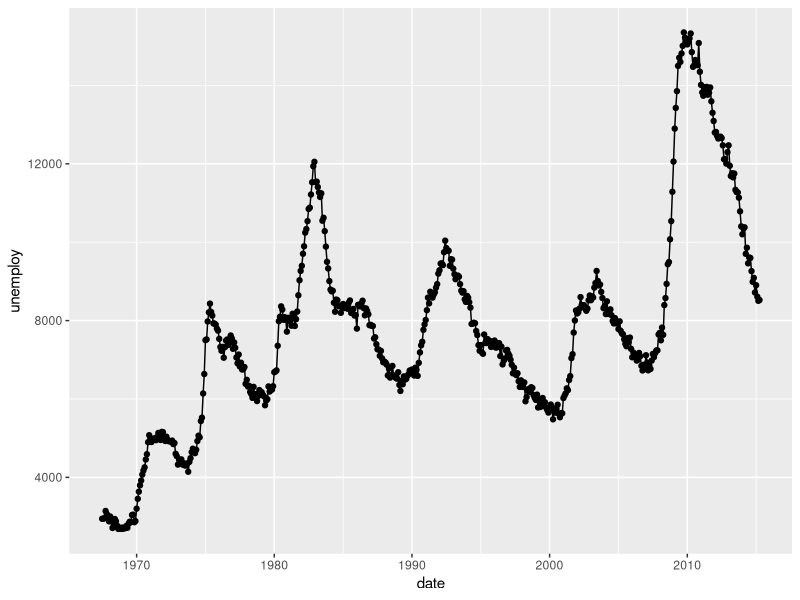

This figure's R source: (Note: this script raises an error after producing the figure.)
library(ggplot2)

if( requireNamespace("dplyr", quietly = TRUE)){
  g1 <- ggplot(economics, aes(x = date, y = unemploy)) +
    geom_point() + geom_line()

  gg_hline1 <- g1 + geom_hline_interactive(
    aes(yintercept = mean(unemploy),
        tooltip = round(mean(unemploy), 2)))

  ggiraph(code = print(gg_hline1))
}

dataset <- data.frame(
  x = c(1, 2, 5, 6, 8),
  y = c(3, 6, 2, 8, 7),
  vx = c(1, 1.5, 0.8, 0.5, 1.3),
  vy = c(0.2, 1.3, 1.7, 0.8, 1.4),
  year = c(2014, 2015, 2016, 2017, 2018)
)

dataset$clickjs <- rep(paste0("alert(\"", mean(dataset$y), "\")"), 5)


g2 <- ggplot(dataset, aes(x = year, y = y)) +
  geom_point() + geom_line()

gg_hline2 <- g2 + geom_hline_interactive(
  aes(yintercept = mean(y),
      tooltip = round(mean(y), 2),
      data_id = y, onclick = clickjs))


ggiraph(code = print(gg_hline2),
        hover_css = "cursor:pointer;fill:orange;stroke:orange;")
